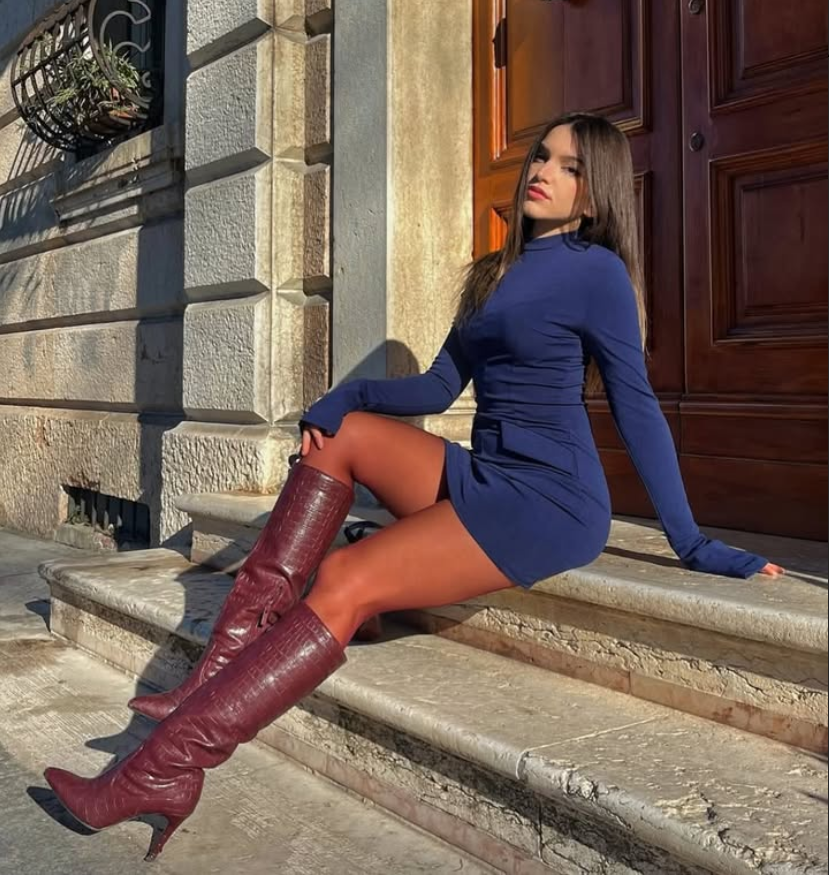
#> input picture imagem1.png, 829 x 875 px
$ jupyter execute 'Redução_de_Dimensionalidade.ipynb'
#> lines starting #> are read from the running program, lines starting #| are printed output that depends on the picture; after the words box and inside, x2 and y2 are one past the last pixel; in counts of white or black regions, pixels touching at a corner belong together
<a href="https://colab.research.google.com/github/acflach/Reducao-Dimensionalidade/blob/main/Redu%C3%A7%C3%A3o_de_Dimensionalidade.ipynb" target="_parent"></a>

#Importação de bibliotecas

[cell 1]
from PIL import Image
import os
import matplotlib.pyplot as plt
import numpy as np

#Função para carregamento de arquivo de imagem

[cell 2]
def load_image(image_file):

  # Testa se nome de arquivo não é vazio
#> called with image_file = 'imagem1.png'
  if not image_file:
    print("Nenhum arquivo de imagem fornecido!")
    return None

  # Testa se arquivo de imagem existe no sistema de arquivos
  if not os.path.exists(image_file):
    print(f"Arquivo '{image_file}' não encontrado!")
    return None

  # Abre arquivo de imagem
  try:
    image = Image.open(image_file)
#> image is the input picture: PIL image 829x875 RGB; mean R, G, B 116.2, 97.6, 87.4
    return image
  except Exception as e:
    print(f"Erro ao abrir a imagem do arquivo '{image_file}': {e}")
    return None

# Função que converte np.array rgb para grayscale com o produto matricial dot

[cell 3]
def rgb2gray(rgb):
    return np.dot(rgb[...,:3], [0.2989, 0.5870, 0.1140])
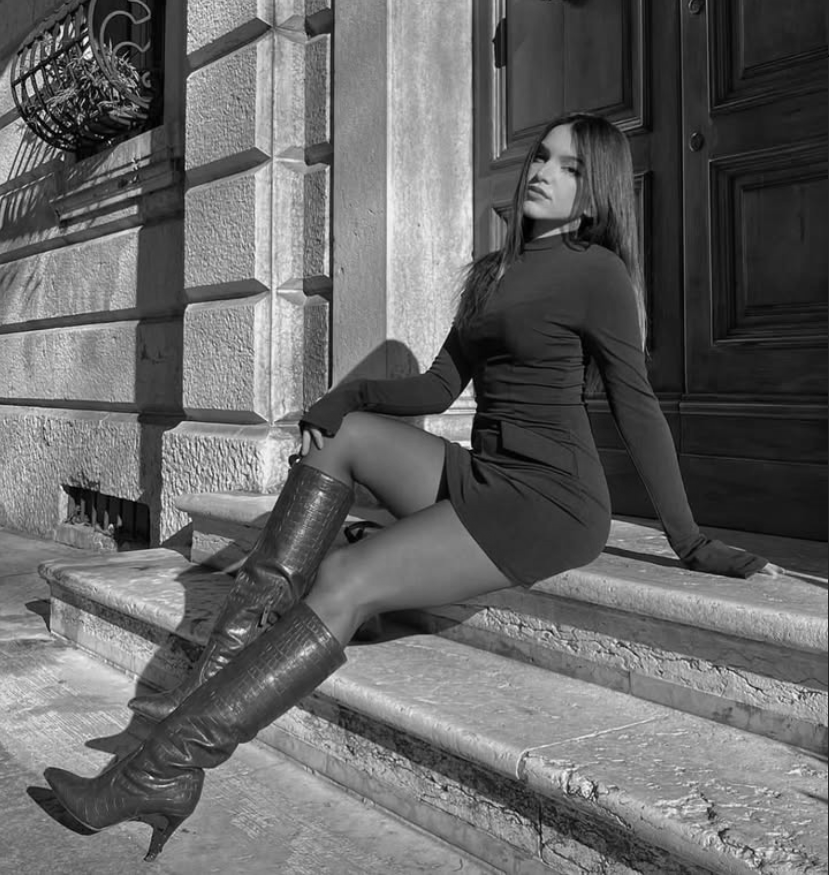
#> returned value: shape (875, 829) float64; min 0, max 248.9, mean 102

#Função para conversão da imagem em escala de cinza

[cell 4]
def convert_to_grayscale(image):
  if image is None:
    return None

  # Converte Image para array NumPy
  image_np = np.array(image)

  # Conversão para níveis de cinza (grayscale)
  image_grayscale_np = rgb2gray(image_np)
  return image_grayscale_np

#Função para conversão da imagem em binária

[cell 5]
def convert_to_binary(image, threshold):
   # Converte para grayscale
#> called with threshold = 128
  image_grayscale_np = convert_to_grayscale(image)

   # Prrenche o array com 0 ou 1 conforme o valor do threshold
  image_binary_np = (image_grayscale_np > threshold).astype(np.uint8)
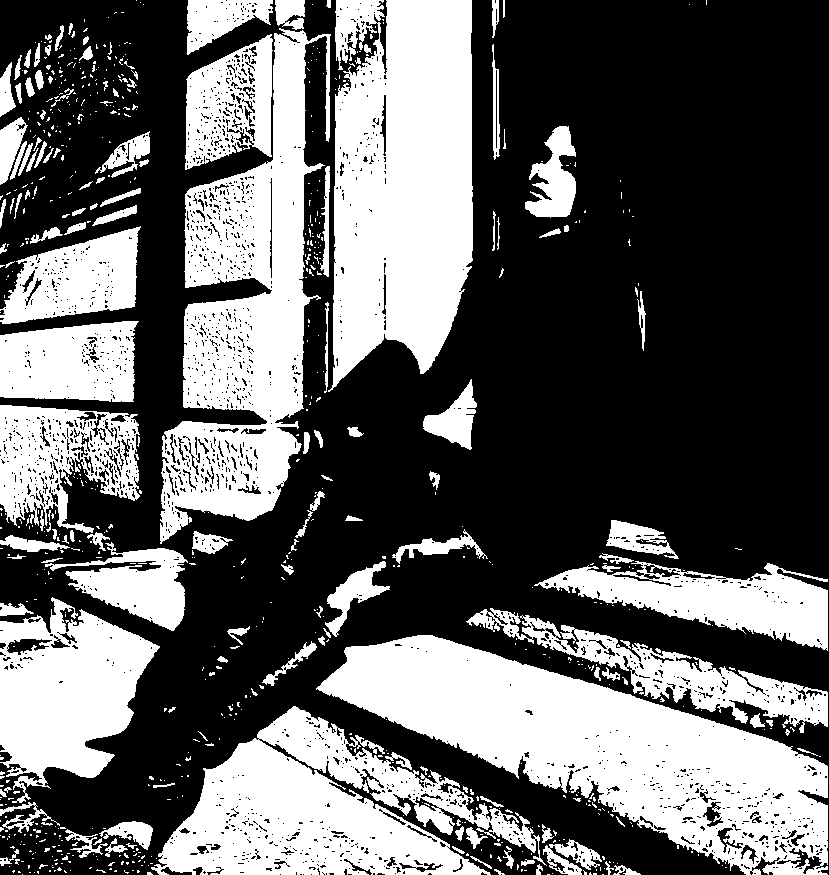
#> image_binary_np: shape (875, 829); values 0 (black) and 1 (white), 39.2% white; 770 white regions (618 under 20 px), largest, box (x1, y1, x2, y2) and area: (316, 635, 828, 875) 52589, (328, 0, 473, 392) 45546, (160, 28, 331, 544) 40652

  return image_binary_np

#Função para exibição das imagens

[cell 6]
def show_images(image, image_grayscale, image_binary):
  cm = 1/2.54
  plt.figure(figsize=(30*cm, 15*cm))
  plt.subplot(1, 3, 1)
  plt.imshow(image)
  plt.title("Original")
  plt.axis('off')
  plt.subplot(1, 3, 2)
  plt.imshow(image_grayscale, cmap='gray')
  plt.title("Grayscale")
  plt.axis('off')
  plt.subplot(1, 3, 3)
  plt.imshow(image_binary, cmap='gray')
  plt.title("Binária")
  plt.axis('off')
  plt.tight_layout()
  plt.show()
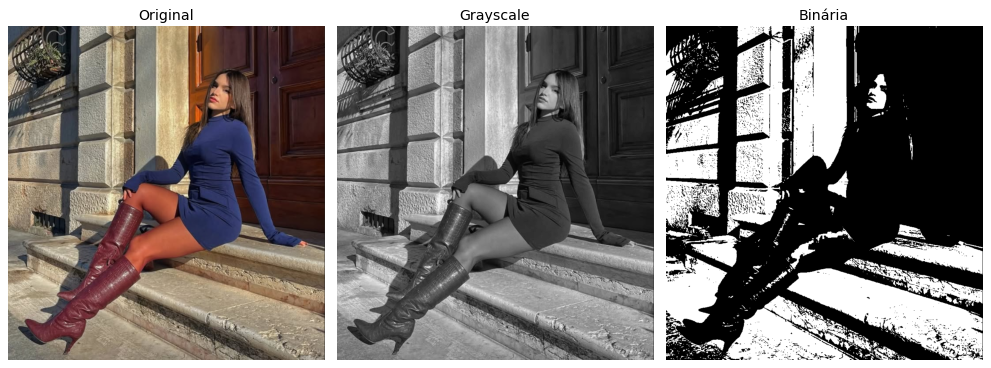
#> figure drawn by matplotlib, 3 panels

#Testes

[cell 7]
image = load_image("imagem1.png")

image_grayscale = convert_to_grayscale(image)
image_binary = convert_to_binary(image=image, threshold=128)

show_images(image, image_grayscale, image_binary)

[cell 8]
image = load_image("imagem2.png")
#> call 2 of load_image, with image_file = 'imagem2.png'
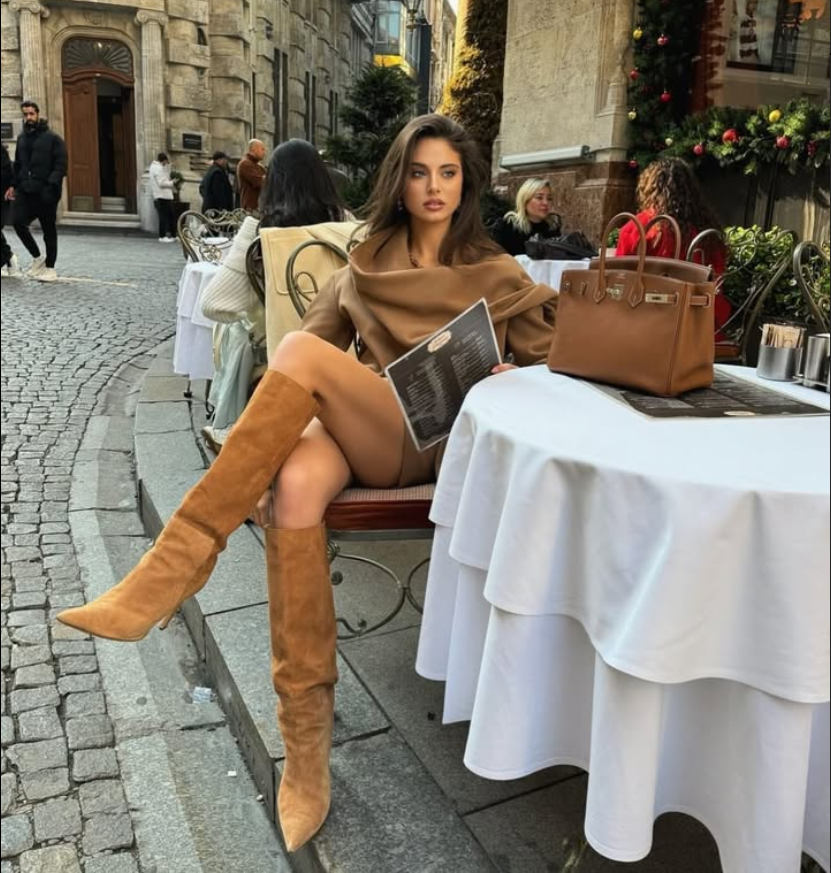
#> input picture imagem2.png, 831 x 873 px
#> in load_image, image is the input picture: PIL image 831x873 RGB; mean R, G, B 132.9, 125.2, 112.6

image_grayscale = convert_to_grayscale(image)
#> in rgb2gray (call 3), `return np.dot(rgb[...,:3], [0.2989, 0.5870, 0.1140])`:
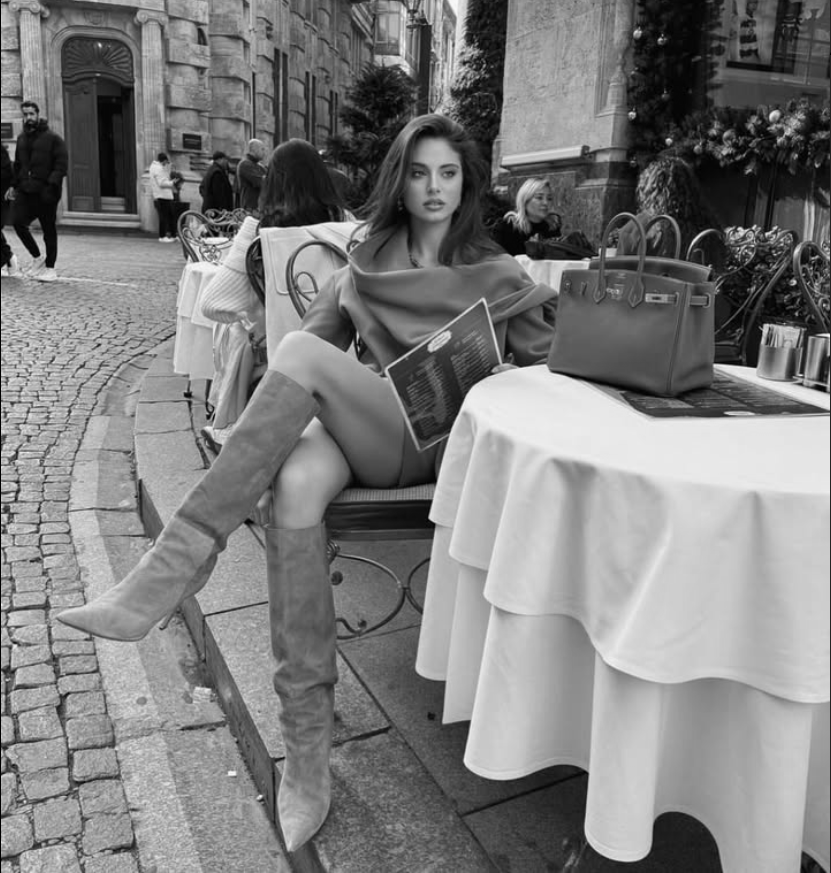
#> returned value: shape (873, 831) float64; min 0, max 252.2, mean 126
image_binary = convert_to_binary(image=image, threshold=128)
#> call 2 of convert_to_binary, with threshold = 128
#> in convert_to_binary (call 2), `image_binary_np = (image_grayscale_np > threshold).astype(np.uint8)`:
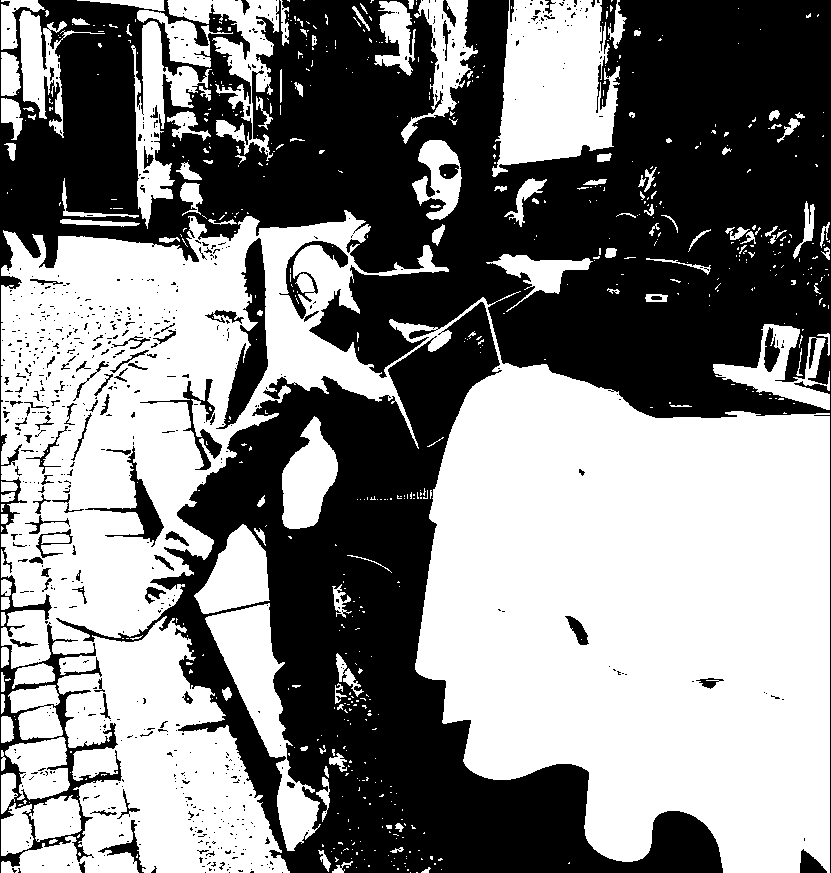
#> image_binary_np: shape (873, 831); values 0 (black) and 1 (white), 52.5% white; 752 black regions (664 under 20 px), largest, box (x1, y1, x2, y2) and area: (0, 0, 831, 873) 215932, (56, 302, 723, 873) 112192, (216, 238, 268, 429) 3587

show_images(image, image_grayscale, image_binary)
